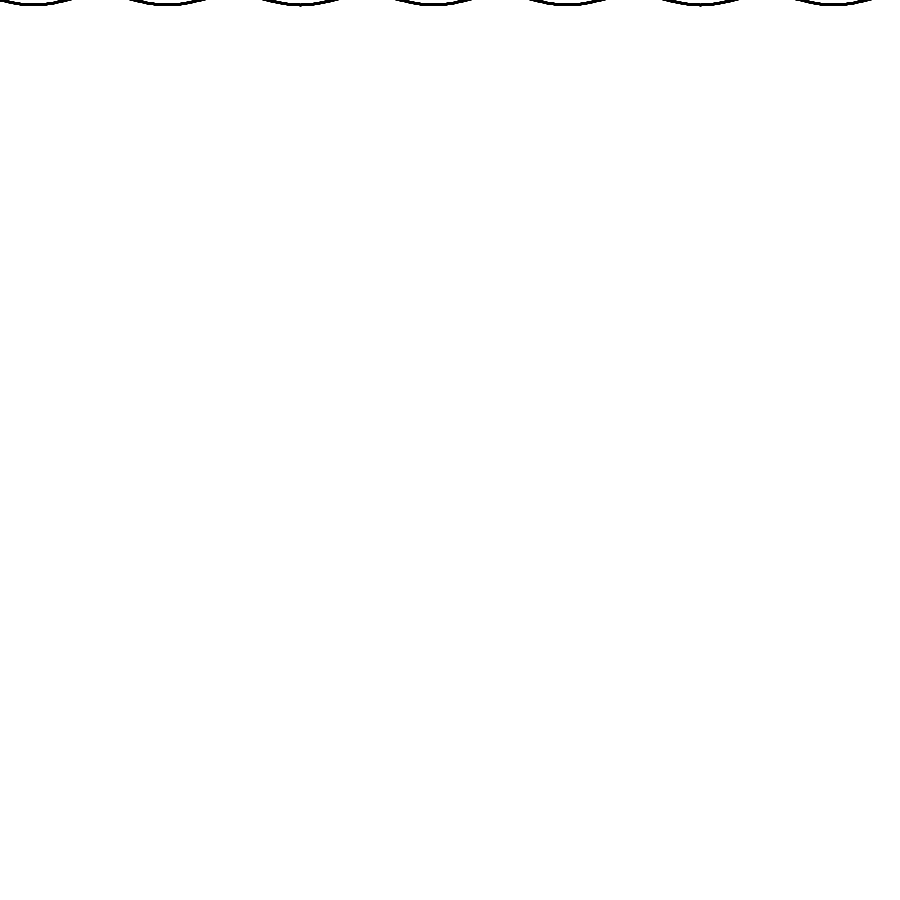
Frame 1 (no input)
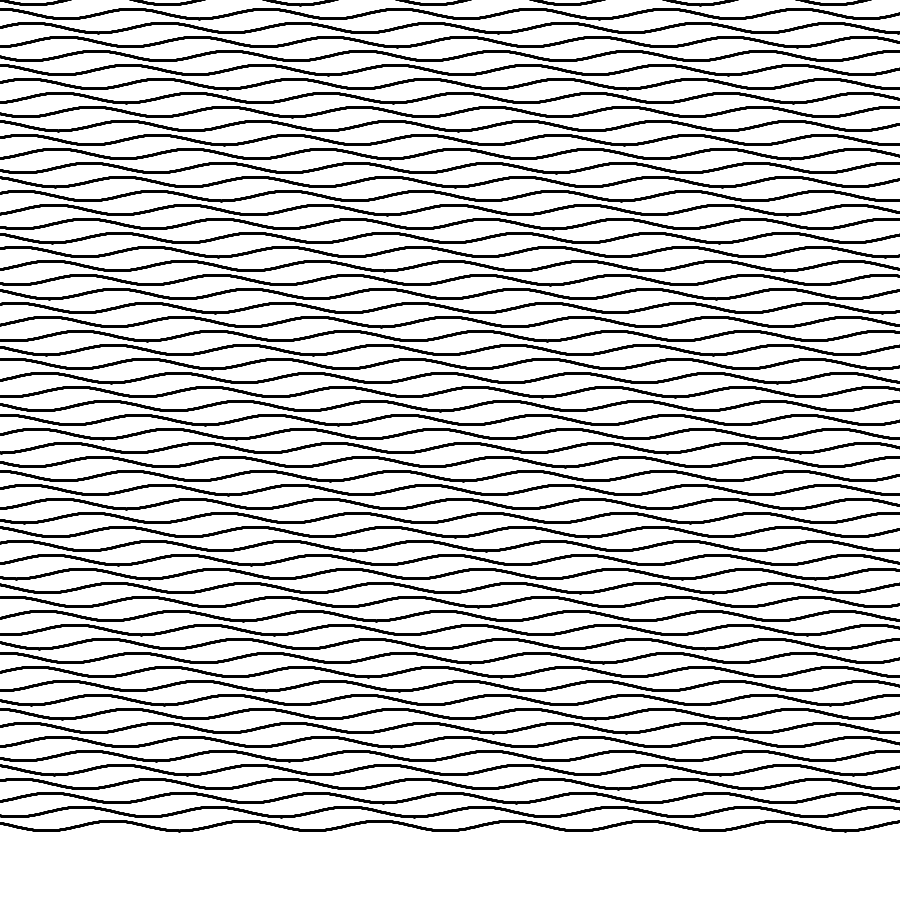
Frame 60 (the mouse pressed at the canvas centre just before this capture)
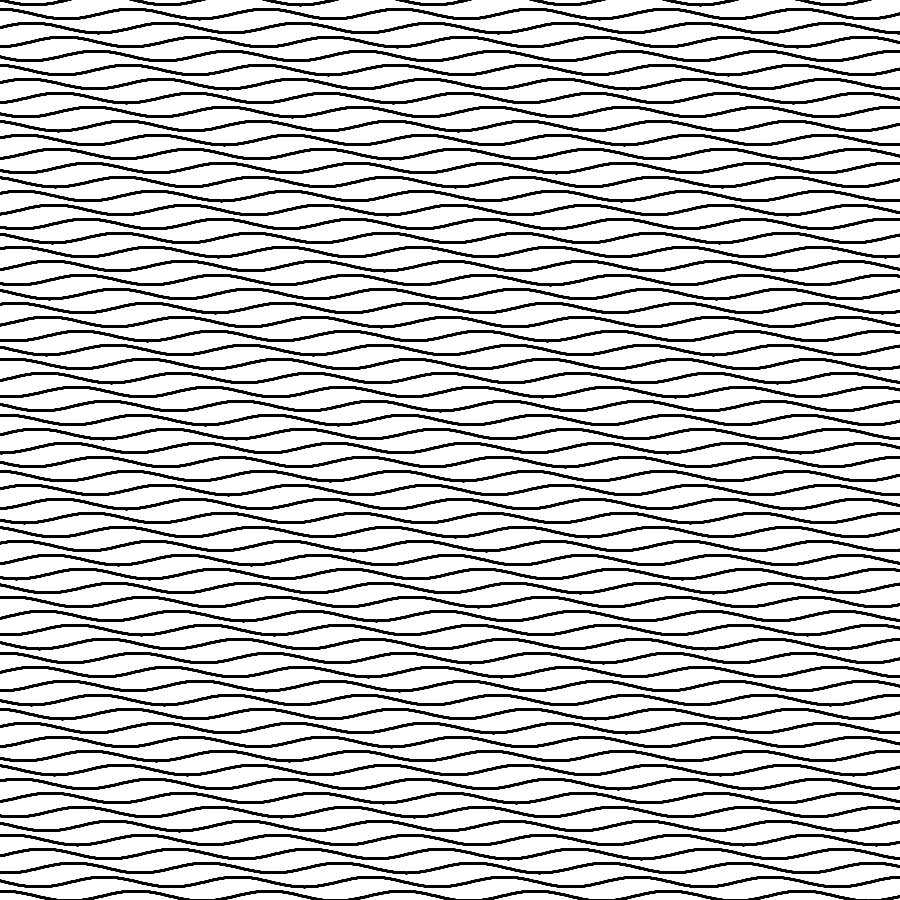
Frame 120 (the mouse held since frame 60 and released just before this capture)

The Processing sketch that drew these frames (run headless with seeded random() and noise(); from frame 60 on, the mouse is pressed at the canvas centre):

// Processing sketch: sine_pattern
// ── sine_pattern.pde
//This is my first sketch
float y = 0;
float angle0 = 0;
float amplitude = 5;
float waveGap = 14;
float frequencyShift = 2.7;

void setup(){
size(900,900);
background(255);
noFill();
strokeWeight(3);
}

void draw(){
  // draw from the top to the bottom
  if (y < height){
    float Y = 0;
    for (int i=0; i<=width; i++){
      Y = y + amplitude * sin(radians(angle0));
      point(i,Y);
      angle0 += frequencyShift;
    }
    y +=waveGap;
  }
  save("waves_and_moire.png");
}
